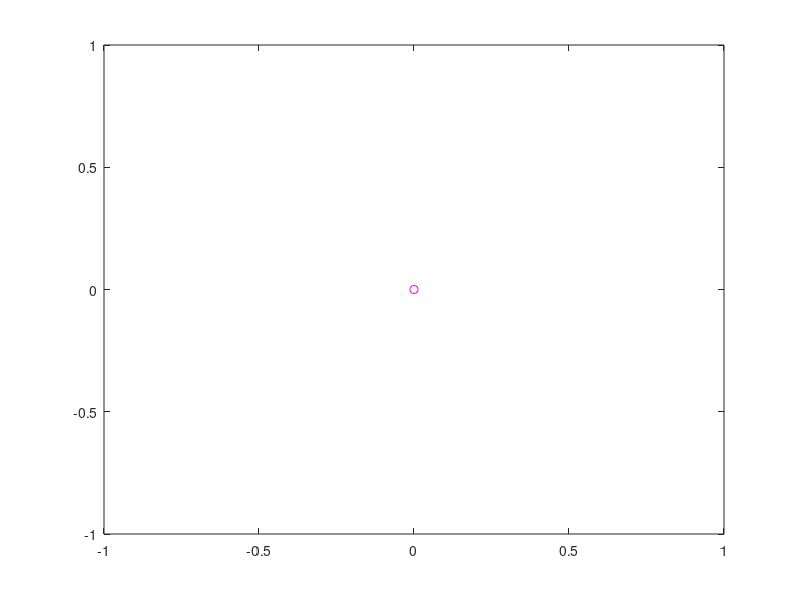

MATLAB code to generate this figure: (Note: this script raises an error after producing the figure.)
%This is the first attempt at writing an icp algorithm using icp_1
%It takes the approach of 

clear all
close all
clc
load newdata.mat

path=[0;0];

%full map
map = [];

%estimated pose for the robot in the world
est_theta = 0;
est_dtheta = 0;

last_est_dtheta=0;

%minimum turn, this is the error for sensing if the robot is actually
%turning or not.  I know that the robot currently turns at 45 degrees per
%second, so anything less the that should be noted.
error_dtheta = deg2rad(3);

%I started at 55 because that's a nice place to see a small forward and
%turn going on
for nScan = 55:2:size(LidarScan,1)
    
    %Grab lidar angles and the scan
    a = LidarAngles;
    z = LidarScan(nScan, :);

    %  Remove out of range measurements
    I = (z >= LidarRange);
    a(I) = [];
    z(I) = [];

    [x,y] = pol2cart(a,z);

    %fill the map if it doesn't exist yet.
    raw = [x;y];
    
    %used to keep track of everything
    disp = [[0 0];[0 1]];

    if isempty(map)
        map = [map raw];
    else
 
    %if ~isempty(est_dx)
    if size(path,2) > 1
        %make a quick guess based on the estimated dx
        %last_est_dx=est_dx;
        last_est_dtheta=est_dtheta;
        %TT = repmat(est_x(:,end) + last_est_dx, 1, size(raw,2));
        TT = repmat(path(:,end) + (path(:,end) - path(:,end-1)), 1, size(raw,2));
        phi = -(est_theta + last_est_dtheta);
        TR = [cos(phi) (-sin(phi)); sin(phi) cos(phi)];
        %TR = eye(2);
        raw = TR*raw + TT;
        disp = TR*disp + TT(:,1:2);
    end
    
    %sest the estimated pose diff to zero
    est_dtheta = 0;
    
    ii = 0;
    while true
        
        ii = ii + 1;
        
        %kill all the points which are not "close" to the world and run 1
        %iteration of icp on them
        temp = killoutliers(map,raw, 0.1);
        [TR,TT] = call_icp1(map,temp);

        %move the points sample based on the icp output and update the
        %estimated pose
        TR = TR(1:2,1:2);
        TT = repmat(TT(1:2), 1, size(raw,2));

        raw = real(TR * raw + TT);
        disp = real(TR * disp + TT(:,1:2));

        est_dtheta = est_dtheta + acos(TR(1,1));
        
        %get the difference in TT so we know when to converge the icp
        %algorithm.  This is a pretty schotty way of convergence, as it
        %doesn't take into account if the value bounced around the setpoint
        %but it works for this application
        dTT = mag(TT(:,1));
        
        %we need to run the loop at least once before we check this
        if ii > 1
            
            %Check for convergence
            converge_metric = 1e-6;
            if abs(dTT) < converge_metric
                
                path = [path disp(:,1)];
                %est_x = [est_x new_x];

                %make sure our theta diff isn't just noise.  I still need
                %to do this for the displacement
                if est_dtheta < error_dtheta;
                    est_dtheta = 0;
                end
                est_theta = real(est_theta + est_dtheta + last_est_dtheta);
                break;
            end
        end
        
    end

    %update the world
    map = [map raw];

    
    %plot everything
    figure(1)
    plot(raw(1,:), raw(2,:), 'r.')
    hold on
    %plot(est_x(1,:), est_x(2,:), 'k.');
    end
    
    plot(map(1,:), map(2,:), 'b.')
    
    plot(path(1,:), path(2,:), 'mo')
    hold off
    
    %pause so we can display things
    pause(0.1);
end